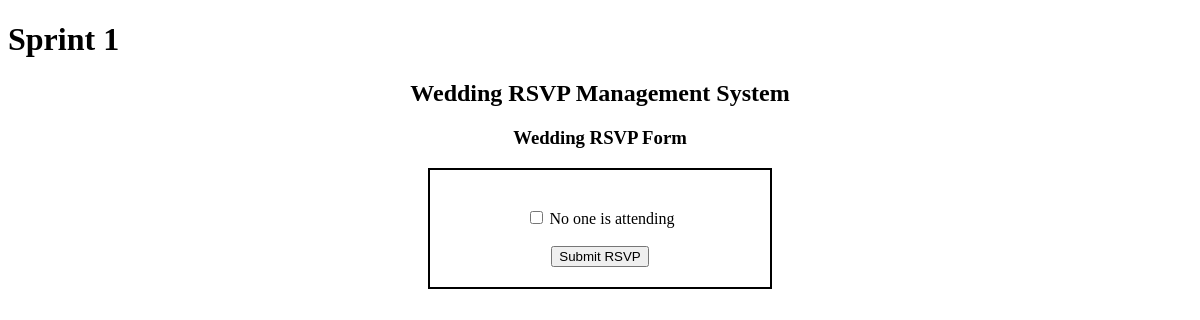
The app's page /rsvp/5, older data.
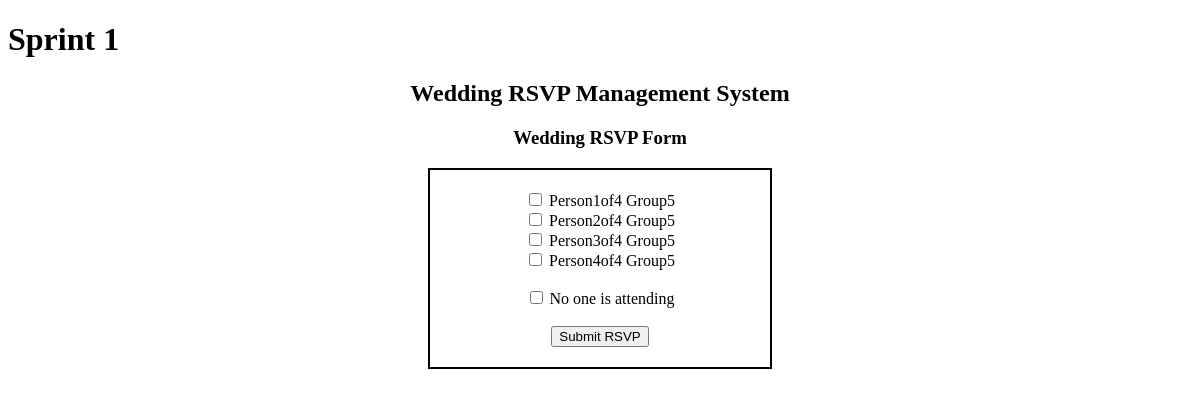
The same page, newer data.
### tables this page shows
CREATE TABLE "guests" (
    guest_id INTEGER PRIMARY KEY,
    invite_id INTEGER,
    first_name TEXT NOT NULL,
    last_name TEXT NOT NULL,
    rsvp_status TEXT DEFAULT 'Not Responded',
    FOREIGN KEY (invite_id) REFERENCES invites(invite_id)
);

### app.py (the view, shortened to what this page needs)
@app.route("/rsvp/<int:invite_id>", methods=["GET", "POST"])
def rsvp(invite_id):
    connection = sqlite3.connect(database)
    cursor = connection.cursor()
    cursor.execute(
        "SELECT guest_id, first_name, last_name FROM guests WHERE invite_id = ?",
        (invite_id,)
    )
    guests = cursor.fetchall()
    connection.close()
    return render_template("rsvp.html", guests=guests)  #Now here we are sending guests information to guests in HTML

### templates/rsvp.html (shortened to what this page needs)
<!DOCTYPE html>
<html lang="en">
<head>
    <link rel="stylesheet" href="{{ url_for('static', filename='css/styles.css') }}">
</head>
<body>
    <h1>Sprint 1</h1>
    <h2>Wedding RSVP Management System</h2>
    <h3>Wedding RSVP Form</h3>
	<div class="form-box">
        <form method="POST">
        {% for guest in guests %}
            <input
                type="checkbox"
                id="guest{{ guest[0] }}"
                name="guest"
                value="{{ guest[0] }}"
            >
            <label for="guest{{ guest[0] }}">
                {{ guest[1] }} {{ guest[2] }}
            </label>
            <br>
        {% endfor %}
			<br>
			<input
				type="checkbox"
				id="no_one"
				name="no_one"
				value="no_one"
			>
			<label for="no_one">
				No one is attending
			</label>
			<br><br>
			<button type="submit">Submit RSVP</button>
		</form>
	</div>
</body>
</html>

### static/css/styles.css (style rules this page uses)
.form-box { border: 2px solid black; width: 300px; padding: 20px; text-align: center; margin: 0 auto; }
h2, h3 { text-align: center; }

Row changes from the older to the newer data that the page shows:
added guests: first_name "Person1of4", last_name "Group5"
added guests: first_name "Person2of4", last_name "Group5"
added guests: first_name "Person3of4", last_name "Group5"
added guests: first_name "Person4of4", last_name "Group5"
